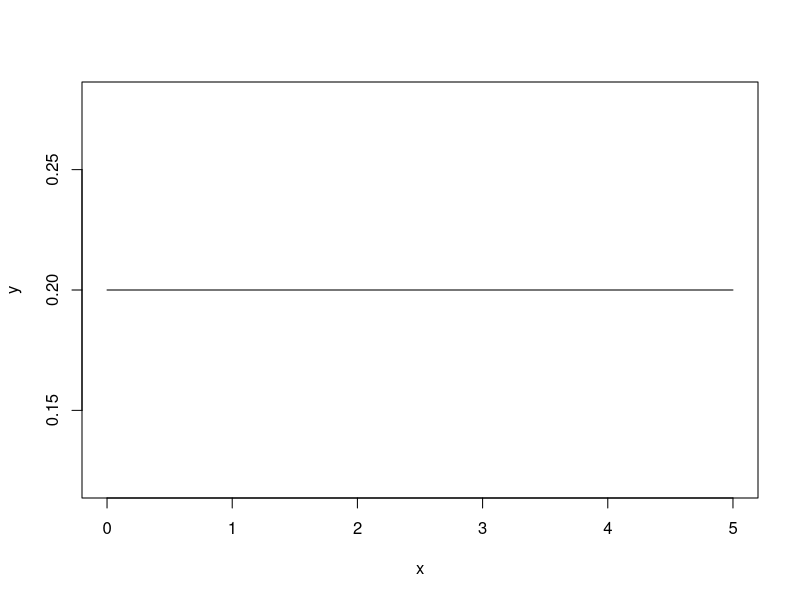
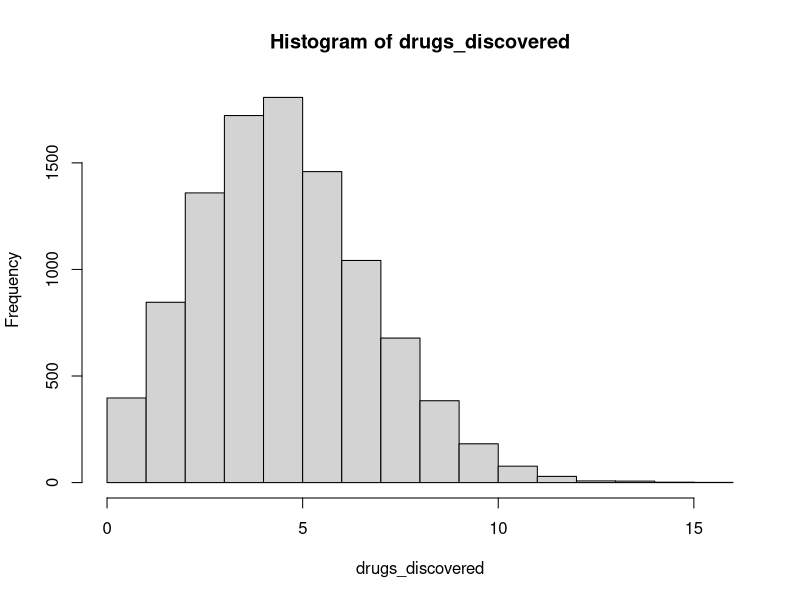
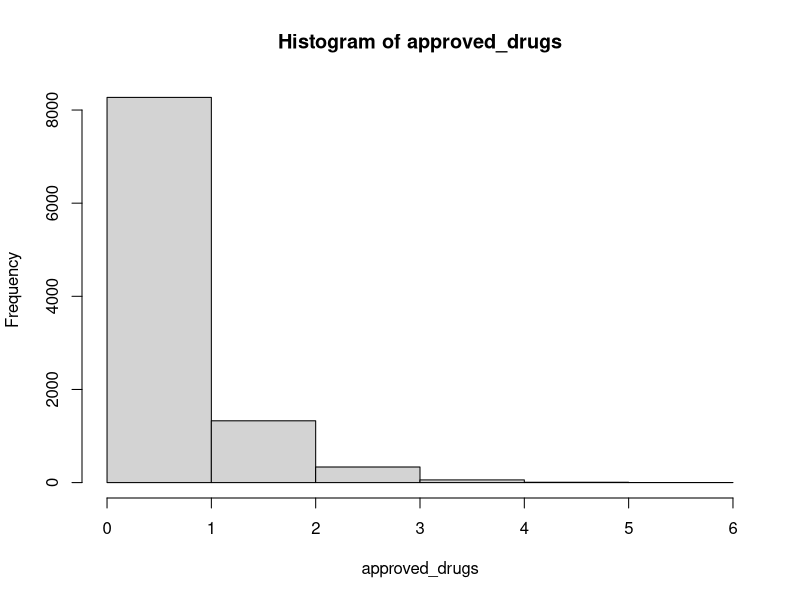
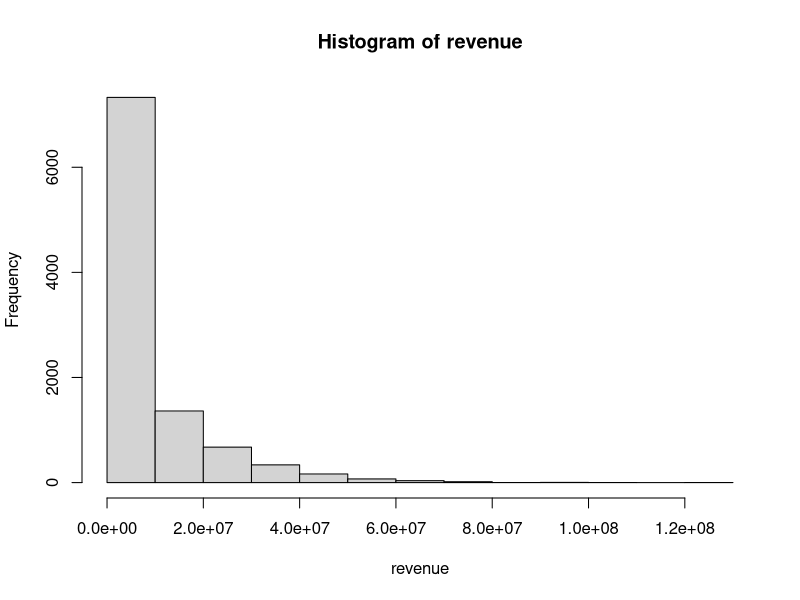

The R script that drew these images, in order: (Note: a time limit stopped this script after it produced the figures.)
## ---- chunk 1
1 - phyper(50*0.6, 500, 500, 50)
## ---- chunk 2
phyper(50*0.6, 500, 500, 50) - phyper(50*0.4, 500, 500, 50)
## ---- chunk 3
1 - pbinom(50*0.6, 50, 0.5) #a

pbinom(50*0.6,50,0.5) - pbinom(50*0.4,50,0.5) #b
## ---- chunk 4
dbinom(15,30,0.5)
## ---- chunk 5
1 - pbinom(20,30,0.5)
## ---- chunk 6
pbinom(6,30,2/6)

## ---- chunk 7
x = seq(0,5,0.01)
y = rep(1/5, times = length(x))
plot(x,y, type = 'l')
## ---- chunk 8
1 - punif(1,0,5)
## ---- chunk 9
(1-punif(4,0,5))/(1-punif(3,0,5))
## ---- chunk 10
1 - pexp(5, 0.1)
## ---- chunk 11
pexp(10,0.1) - pexp(5,0.1)
## ---- chunk 12
(1-pexp(20,0.1))/(1-pexp(15,0.1))
## ---- chunk 13
 (1-pexp(30,0.1))/(1-pexp(25,0.1))
## ---- chunk 14
1 - pnorm(60, 50,5)
## ---- chunk 15
x <- qnorm(0.1, 50,5)
print(x)
## ---- chunk 16
y <- qnorm(0.3, 50,5)
print(y)
## ---- chunk 17
pnorm(90,80,10) - pnorm(70,80,10)
## ---- chunk 18
pnorm(100,80,10) - pnorm(60,80,10)
## ---- chunk 19
pnorm(110,80,10) - pnorm(50,80,10)
## ---- chunk 20
pnorm(1,0,1)-pnorm(-1,0,1)

pnorm(2,0,1)-pnorm(-2,0,1)

pnorm(3,0,1)-pnorm(-3,0,1)
## ---- chunk 21
pnorm(1.9,2,0.05)
## ---- chunk 22
1- pnorm(2.1,2,0.05)

## ---- chunk 23
x <- qnorm(0.8,2,0.05)
print(x)
## ---- chunk 24
y <- qnorm(0.2,2,0.05)
print(y)
## ---- chunk 25
drugs_discovered <- rpois(10000,5)
hist(drugs_discovered)
## ---- chunk 26
# do a loop for this one
approved_drugs <- numeric(10000) 
for(i in 1:10000){
  approved_drugs[i] <- rbinom(1,drugs_discovered[i], 0.15)
}
hist(approved_drugs, breaks = max(approved_drugs))
 

## ---- chunk 27
revenue <- numeric(10000) 
for(i in 1:10000){
  revenue[i] <- sum(rexp(approved_drugs[i],1/10000000))
}
hist(revenue)
 
## ---- chunk 28
sum(revenue>10000000)/length(revenue)
## ---- chunk 29
sim <- 10000000
drugs_discovered2 <- rpois(sim,5)
approved_drugs2 <- numeric(sim) 
for(i in 1:sim){
  approved_drugs2[i] <- rbinom(1,drugs_discovered2[i],0.15)
}
revenue2 <- numeric(sim) 
for(i in 1:sim){
  revenue2[i] <- sum(rexp(approved_drugs2[i],1/10000000))
}
## ---- chunk 30
drugs_discovered3 <- rpois(sim,5)
approved_drugs3 <- numeric(sim) 
for(i in 1:sim){
  approved_drugs3[i] <- rbinom(1,drugs_discovered3[i],0.15)
}
revenue3 <- numeric(sim) 
for(i in 1:sim){
  revenue3[i] <- sum(rexp(approved_drugs3[i],1/12000000))
}

## ---- chunk 31
mean(revenue2)
mean(revenue3)
